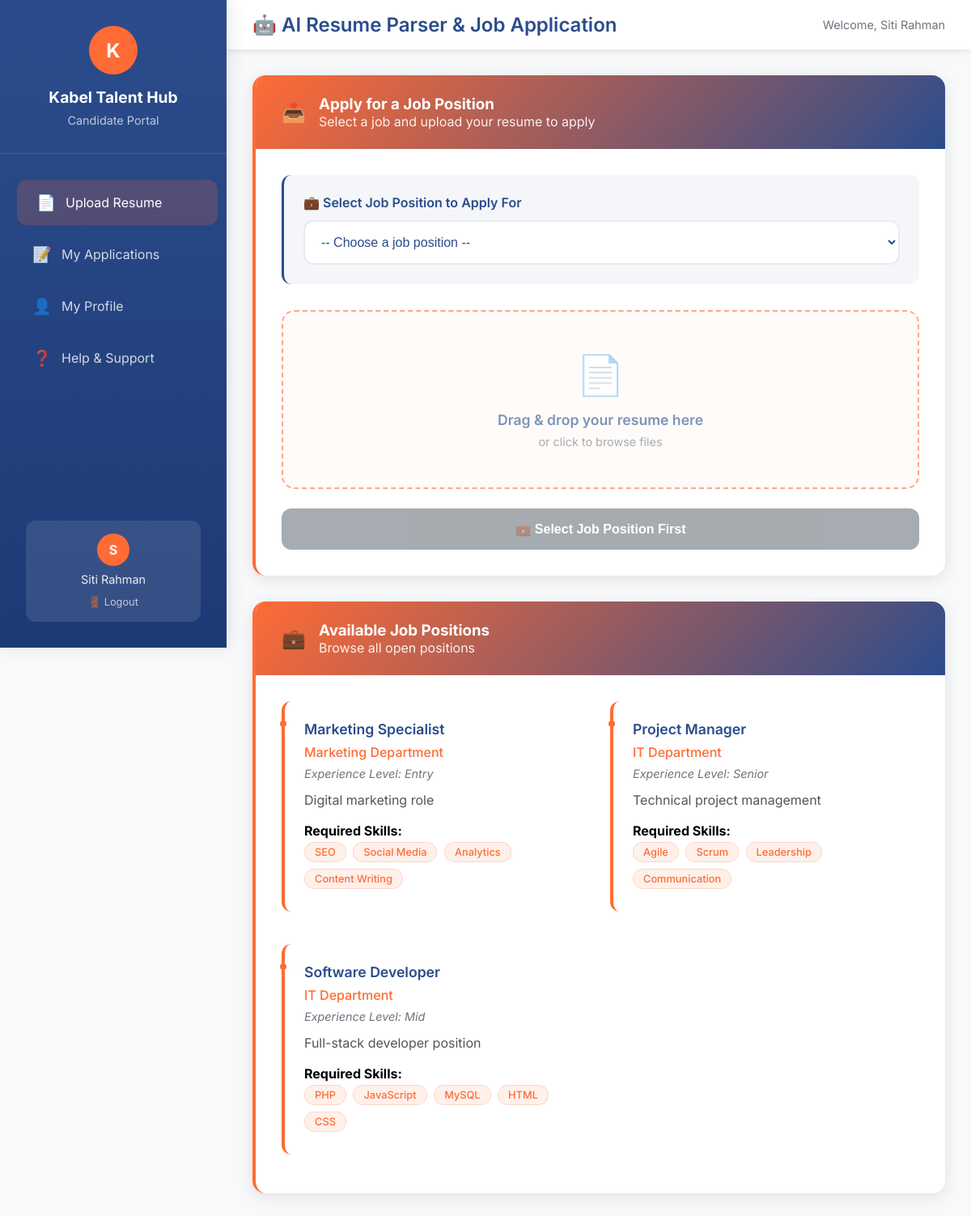
/candidate-upload.php (signed in), run on the app's committed database.
### tables this page shows
CREATE TABLE job_positions (
    id INT AUTO_INCREMENT PRIMARY KEY,
    title VARCHAR(100) NOT NULL,
    department VARCHAR(50) NOT NULL,
    description TEXT,
    required_skills TEXT NOT NULL,  
    experience_level ENUM('entry', 'mid', 'senior') DEFAULT 'mid',
    status ENUM('active', 'closed') DEFAULT 'active',
    created_by INT,
    created_at TIMESTAMP DEFAULT CURRENT_TIMESTAMP,
    FOREIGN KEY (created_by) REFERENCES users(id)
);

### candidate-upload.php (the view, shortened to what this page needs)
<?php
require_once 'includes/auth.php';
$success = false;
$job_positions = [];
try {
    $job_query = "SELECT id, title, department, description, required_skills, experience_level FROM job_positions WHERE status = 'active' ORDER BY title ASC";
    $job_result = $connection->query($job_query);
    if ($job_result) {
        while ($row = $job_result->fetch_assoc()) {
            $job_positions[] = $row;
        }
    }
} catch (Exception $e) {
    error_log("Error fetching job positions: " . $e->getMessage());
}
?>
<!DOCTYPE html>
<html lang="en">
<head>
</head>
<body>
    <div class="sidebar" id="sidebar">
        <div class="sidebar-brand">
            <div class="logo">K</div>
            <h3>Kabel Talent Hub</h3>
            <p>Candidate Portal</p>
        </div>
        <ul class="sidebar-nav">
            <li>
                <a href="candidate-upload.php" class="active">
                    <span class="icon">📄</span>
                    <span>Upload Resume</span>
                </a>
            </li>
            <li>
                <a href="my-applications.php">
                    <span class="icon">📝</span>
                    <span>My Applications</span>
                </a>
            </li>
            <li>
                <a href="profile.php">
                    <span class="icon">👤</span>
                    <span>My Profile</span>
                </a>
            </li>
            <li>
                <a href="help.php">
                    <span class="icon">❓</span>
                    <span>Help & Support</span>
                </a>
            </li>
        </ul>
        <div class="sidebar-footer">
            <div class="user-profile">
                <div class="avatar"><?php echo substr($_SESSION['full_name'], 0, 1); ?></div>
                <div style="color: rgba(255,255,255,0.9); font-size: 0.9rem; margin-bottom: 0.5rem;">
                    <?php echo htmlspecialchars($_SESSION['full_name']); ?>
                </div>
                <a href="logout.php" style="color: rgba(255,255,255,0.7); text-decoration: none; font-size: 0.8rem;">
                    🚪 Logout
                </a>
            </div>
        </div>
    </div>
    <div class="main-content">
        <div class="topbar">
            <h1 class="page-title">🤖 AI Resume Parser & Job Application</h1>
            <div class="topbar-actions">
                <span style="color: #6c757d; font-size: 0.9rem;">
                    Welcome, <?php echo htmlspecialchars($_SESSION['full_name']); ?>
                </span>
            </div>
        </div>
        <div class="content-area">
            <?php if (!$success): ?>
            <div class="card">
                <div class="card-header">
                    <span class="icon">📤</span>
                    <div>
                        <h3>Apply for a Job Position</h3>
                        <p style="margin: 0; opacity: 0.9;">Select a job and upload your resume to apply</p>
                    </div>
                </div>
                <div class="card-body">
                    <form method="POST" enctype="multipart/form-data" id="uploadForm">
                        <div class="job-selection">
                            <label for="job_position">
                                💼 Select Job Position to Apply For
                            </label>
                            <select name="job_position" id="job_position" class="job-select" required>
                                <option value="">-- Choose a job position --</option>
                            </select>
                        </div>
                        <div class="upload-zone" id="dropZone">
                            <div class="upload-icon">📄</div>
                            <div class="upload-text">
                                Drag & drop your resume here
                            </div>
                            <div class="upload-hint">
                                or click to browse files
                            </div>
                        </div>
                        <button type="submit" class="btn btn-primary" id="submitBtn" style="width: 100%; margin-top: 1.5rem;" disabled>
                        </button>
                    </form>
                </div>
            </div>
            <?php if (!empty($job_positions)): ?>
            <div class="card">
                <div class="card-header">
                    <span class="icon">💼</span>
                    <div>
                        <h3>Available Job Positions</h3>
                        <p style="margin: 0; opacity: 0.9;">Browse all open positions</p>
                    </div>
                </div>
                <div class="card-body">
                    <div style="display: grid; grid-template-columns: repeat(auto-fit, minmax(300px, 1fr)); gap: 1.5rem;">
                        <?php foreach ($job_positions as $job): ?>
                        <div class="experience-item">
                            <div class="item-title"><?php echo htmlspecialchars($job['title']); ?></div>
                            <div class="item-company"><?php echo htmlspecialchars($job['department']); ?> Department</div>
                            <div class="item-duration">
                                Experience Level: <?php echo ucfirst(htmlspecialchars($job['experience_level'])); ?>
                            </div>
                            <div class="item-description">
                                <?php echo htmlspecialchars($job['description']); ?>
                            </div>
                            <div class="skills-required" style="margin-top: 1rem;">
                                <strong>Required Skills:</strong><br>
                                <?php
                                $skills = explode(',', $job['required_skills']);
                                foreach ($skills as $skill):
                                ?>
                                <span class="skill-req-tag"><?php echo trim(htmlspecialchars($skill)); ?></span>
                                <?php endforeach; ?>
                            </div>
                        </div>
                        <?php endforeach; ?>
                    </div>
                </div>
            </div>
            <?php endif; ?>
            <?php endif; ?>
        </div>
    </div>
</body>
</html>

### data on the page
job_positions: title "Marketing Specialist", department "Marketing", experience_level "Entry", description "Digital marketing role", required_skills "SEO", required_skills "Social Media", required_skills "Analytics", required_skills "Content Writing"
job_positions: title "Project Manager", department "IT", experience_level "Senior", description "Technical project management", required_skills "Agile", required_skills "Scrum", required_skills "Leadership", required_skills "Communication"
job_positions: title "Software Developer", department "IT", experience_level "Mid", description "Full-stack developer position", required_skills "PHP", required_skills "JavaScript", required_skills "MySQL", required_skills "HTML", required_skills "CSS"

### other printed values
substr($_SESSION['full_name'], 0, 1) "S"
$_SESSION['full_name'] "Siti Rahman"
